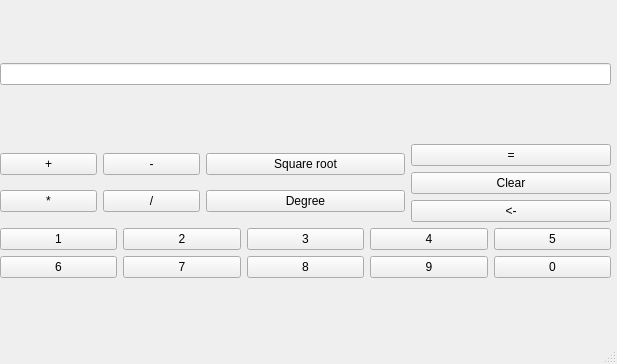
<?xml version="1.0" encoding="UTF-8"?>
<ui version="4.0">
 <class>MainWindow</class>
 <widget class="QMainWindow" name="MainWindow">
  <property name="geometry">
   <rect>
    <x>0</x>
    <y>0</y>
    <width>617</width>
    <height>364</height>
   </rect>
  </property>
  <property name="windowTitle">
   <string>MainWindow</string>
  </property>
  <widget class="QWidget" name="centralwidget">
   <widget class="QWidget" name="">
    <property name="geometry">
     <rect>
      <x>0</x>
      <y>10</y>
      <width>611</width>
      <height>321</height>
     </rect>
    </property>
    <layout class="QVBoxLayout" name="verticalLayout_6">
     <item>
      <widget class="QLineEdit" name="field"/>
     </item>
     <item>
      <layout class="QVBoxLayout" name="verticalLayout_5">
       <item>
        <layout class="QHBoxLayout" name="horizontalLayout_5">
         <item>
          <layout class="QVBoxLayout" name="verticalLayout_2">
           <item>
            <layout class="QHBoxLayout" name="horizontalLayout_4">
             <item>
              <widget class="QPushButton" name="plus">
               <property name="text">
                <string>+</string>
               </property>
              </widget>
             </item>
             <item>
              <widget class="QPushButton" name="minus">
               <property name="text">
                <string>-</string>
               </property>
              </widget>
             </item>
            </layout>
           </item>
           <item>
            <layout class="QHBoxLayout" name="horizontalLayout_3">
             <item>
              <widget class="QPushButton" name="multiply">
               <property name="text">
                <string>*</string>
               </property>
              </widget>
             </item>
             <item>
              <widget class="QPushButton" name="divide">
               <property name="text">
                <string>/</string>
               </property>
              </widget>
             </item>
            </layout>
           </item>
          </layout>
         </item>
         <item>
          <layout class="QVBoxLayout" name="verticalLayout_4">
           <item>
            <widget class="QPushButton" name="squareRoot">
             <property name="text">
              <string>Square root</string>
             </property>
            </widget>
           </item>
           <item>
            <widget class="QPushButton" name="degree">
             <property name="text">
              <string>Degree</string>
             </property>
            </widget>
           </item>
          </layout>
         </item>
         <item>
          <layout class="QVBoxLayout" name="verticalLayout_3">
           <item>
            <widget class="QPushButton" name="equals">
             <property name="text">
              <string>=</string>
             </property>
            </widget>
           </item>
           <item>
            <widget class="QPushButton" name="clear">
             <property name="text">
              <string>Clear</string>
             </property>
            </widget>
           </item>
           <item>
            <widget class="QPushButton" name="delete1">
             <property name="text">
              <string>&lt;-</string>
             </property>
            </widget>
           </item>
          </layout>
         </item>
        </layout>
       </item>
       <item>
        <layout class="QVBoxLayout" name="verticalLayout">
         <item>
          <layout class="QHBoxLayout" name="horizontalLayout">
           <item>
            <widget class="QPushButton" name="PB1">
             <property name="text">
              <string>1</string>
             </property>
            </widget>
           </item>
           <item>
            <widget class="QPushButton" name="PB2">
             <property name="text">
              <string>2</string>
             </property>
            </widget>
           </item>
           <item>
            <widget class="QPushButton" name="PB3">
             <property name="text">
              <string>3</string>
             </property>
            </widget>
           </item>
           <item>
            <widget class="QPushButton" name="PB4">
             <property name="text">
              <string>4</string>
             </property>
            </widget>
           </item>
           <item>
            <widget class="QPushButton" name="PB5">
             <property name="text">
              <string>5</string>
             </property>
            </widget>
           </item>
          </layout>
         </item>
         <item>
          <layout class="QHBoxLayout" name="horizontalLayout_2">
           <item>
            <widget class="QPushButton" name="PB6">
             <property name="text">
              <string>6</string>
             </property>
            </widget>
           </item>
           <item>
            <widget class="QPushButton" name="PB7">
             <property name="text">
              <string>7</string>
             </property>
            </widget>
           </item>
           <item>
            <widget class="QPushButton" name="PB8">
             <property name="text">
              <string>8</string>
             </property>
            </widget>
           </item>
           <item>
            <widget class="QPushButton" name="PB9">
             <property name="text">
              <string>9</string>
             </property>
            </widget>
           </item>
           <item>
            <widget class="QPushButton" name="PB0">
             <property name="text">
              <string>0</string>
             </property>
            </widget>
           </item>
          </layout>
         </item>
        </layout>
       </item>
      </layout>
     </item>
    </layout>
   </widget>
  </widget>
  <widget class="QStatusBar" name="statusbar"/>
 </widget>
 <resources/>
 <connections/>
</ui>
